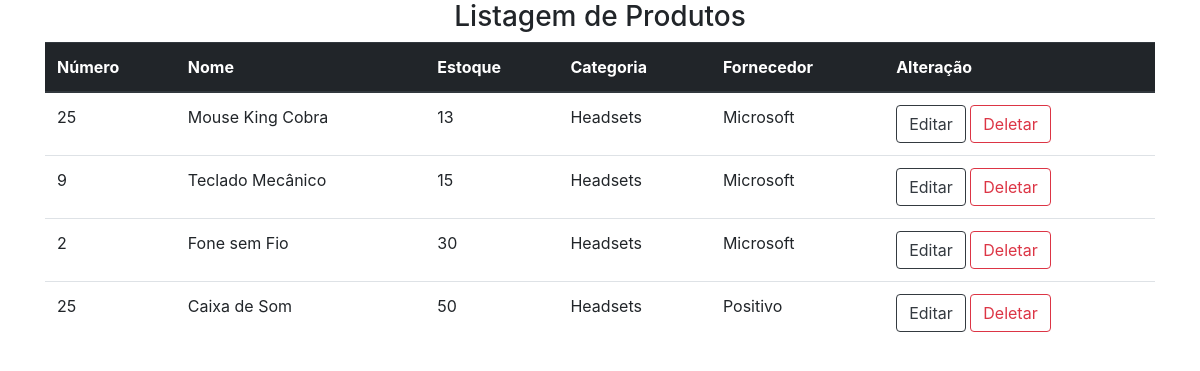
The page /listarProduto.php on the database its author committed.
### tables this page shows
CREATE TABLE IF NOT EXISTS `produtos` (
  `idProduto` int(11) NOT NULL AUTO_INCREMENT,
  `numProduto` int(11) NOT NULL,
  `nomeProduto` varchar(100) NOT NULL,
  `qtdProduto` int(11) NOT NULL,
  `catProduto` varchar(100) NOT NULL,
  `forn` varchar(100) NOT NULL,
  PRIMARY KEY (`idProduto`)
);

### listarProduto.php (the view, shortened to what this page needs)
<!DOCTYPE html>
<html lang="pt-br">
<head>
    <link rel="stylesheet" href="https://stackpath.bootstrapcdn.com/bootstrap/4.1.3/css/bootstrap.min.css">
    <link rel="stylesheet" href="css/style.css">
</head>
<body>
    <div class="container">
        <h3 style="text-align:center;">Listagem de Produtos</h3>
        <table class="table">
            <thead class="thead-dark">
                <tr>
                    <th scope="col">Número</th>
                    <th scope="col">Nome</th>
                    <th scope="col">Estoque</th>
                    <th scope="col">Categoria</th>
                    <th scope="col">Fornecedor</th>
                    <th scope="col">Alteração</th>
                </tr>
            </thead>
            <?php
            include 'conexao.php';
            $sql = "SELECT * FROM `produtos`";
            $buscar = mysqli_query($conexao, $sql);
            while ($array = mysqli_fetch_array($buscar)) {
                $idProduto      = $array["idProduto"];
                $numProduto     = $array["numProduto"];
                $nomeProduto    = $array["nomeProduto"];
                $qtdProduto     = $array["qtdProduto"];
                $catProduto     = $array["catProduto"];
                $forn           = $array["forn"];
            ?>
                <tr>
                    <td><?php echo $numProduto ?></td>
                    <td><?php echo $nomeProduto ?></td>
                    <td><?php echo $qtdProduto ?></td>
                    <td><?php echo $catProduto ?></td>
                    <td><?php echo $forn ?></td>
                    <td><a class="btn btn-outline-dark" href="editarProduto.php?id=<?php echo $idProduto ?>" role="button">Editar</a>
                    <a class="btn btn-outline-danger" href="deletarProduto.php?id=<?php echo $idProduto ?>" role="button">Deletar</a></td>
                </tr>
            <?php } ?>
        </table>
    </div>
</body>
</html>

### css/style.css (style rules this page uses)
h3 { text-align: center; }

### rows shown on the page
produtos: numProduto "25", nomeProduto "Mouse King Cobra", qtdProduto "13", catProduto "Headsets", forn "Microsoft"
produtos: numProduto "9", nomeProduto "Teclado Mecânico", qtdProduto "15", catProduto "Headsets", forn "Microsoft"
produtos: numProduto "2", nomeProduto "Fone sem Fio", qtdProduto "30", catProduto "Headsets", forn "Microsoft"
produtos: numProduto "25", nomeProduto "Caixa de Som", qtdProduto "50", catProduto "Headsets", forn "Positivo"
